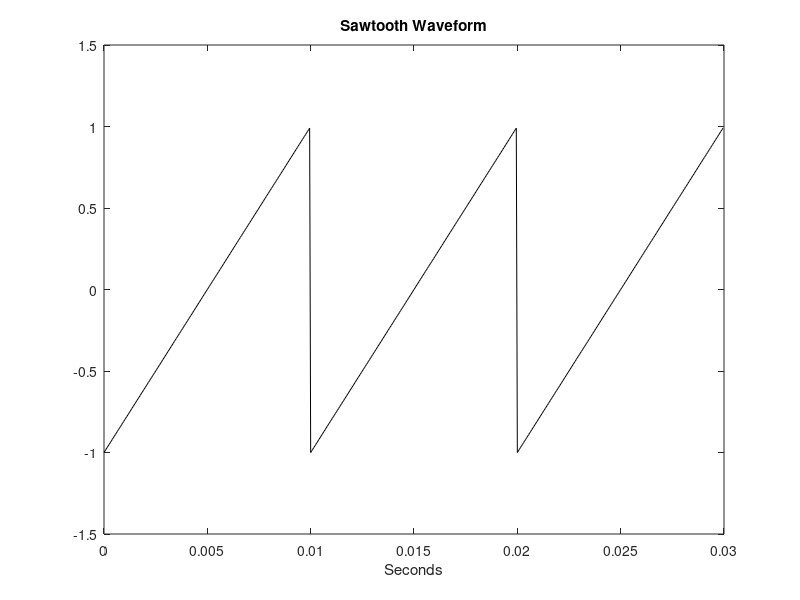

The MATLAB script that drew this image:
% Sawtooth Wave
fy = 100;               % Signal frequency in Hz
wy = 2 * pi * fy;       % Signal frequency in rad/s
duy = 0.03;             % Signal duration in seconds
fs = 20000;             % Sampling frequency in Hz
tiv = 1/fs;             % Time interval between samples
t = 0:tiv:(duy-tiv);    % Time interval set
y = sawtooth(wy * t);   % Signal data set
plot(t, y, 'k');        % Plot figure
axis([0 duy -1.5 1.5]);
xlabel('Seconds');
title('Sawtooth Waveform');
